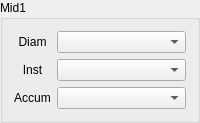
         <widget class="QGroupBox" name="gBox_mid1">
          <property name="title">
           <string>Mid1</string>
          </property>
          <layout class="QGridLayout" name="gridLayout_3">
           <item row="0" column="0">
            <widget class="QLabel" name="label_14">
             <property name="text">
              <string>&lt;html&gt;&lt;head/&gt;&lt;body&gt;&lt;p align=&quot;center&quot;&gt;Diam&lt;/p&gt;&lt;/body&gt;&lt;/html&gt;</string>
             </property>
            </widget>
           </item>
           <item row="0" column="1">
            <widget class="QComboBox" name="comboBox_diam_2">
             <item>
              <property name="text">
               <string/>
              </property>
             </item>
             <item>
              <property name="text">
               <string>DN3</string>
              </property>
             </item>
             <item>
              <property name="text">
               <string>DN10</string>
              </property>
             </item>
             <item>
              <property name="text">
               <string>DN25</string>
              </property>
             </item>
             <item>
              <property name="text">
               <string>DN50</string>
              </property>
             </item>
            </widget>
           </item>
           <item row="1" column="0">
            <widget class="QLabel" name="label_15">
             <property name="text">
              <string>&lt;html&gt;&lt;head/&gt;&lt;body&gt;&lt;p align=&quot;center&quot;&gt;Inst&lt;/p&gt;&lt;/body&gt;&lt;/html&gt;</string>
             </property>
            </widget>
           </item>
           <item row="1" column="1">
            <widget class="QComboBox" name="cBox_instroute_2">
             <property name="sizePolicy">
              <sizepolicy hsizetype="Expanding" vsizetype="Fixed">
               <horstretch>0</horstretch>
               <verstretch>0</verstretch>
              </sizepolicy>
             </property>
             <property name="font">
              <font>
               <weight>50</weight>
               <italic>false</italic>
               <bold>false</bold>
               <kerning>false</kerning>
              </font>
             </property>
             <property name="acceptDrops">
              <bool>false</bool>
             </property>
             <property name="layoutDirection">
              <enum>Qt::LeftToRight</enum>
             </property>
             <property name="autoFillBackground">
              <bool>false</bool>
             </property>
             <property name="frame">
              <bool>true</bool>
             </property>
             <item>
              <property name="text">
               <string/>
              </property>
              <property name="icon">
               <iconset>
                <normaloff>C:/Users/Administrator/none.ico</normaloff>C:/Users/Administrator/none.ico</iconset>
              </property>
             </item>
             <item>
              <property name="text">
               <string>       0</string>
              </property>
             </item>
             <item>
              <property name="text">
               <string>       1</string>
              </property>
             </item>
             <item>
              <property name="text">
               <string>       2</string>
              </property>
             </item>
             <item>
              <property name="text">
               <string>       3</string>
              </property>
             </item>
             <item>
              <property name="text">
               <string>       4</string>
              </property>
             </item>
             <item>
              <property name="text">
               <string>       5</string>
              </property>
             </item>
             <item>
              <property name="text">
               <string>       6</string>
              </property>
             </item>
             <item>
              <property name="text">
               <string>       7</string>
              </property>
             </item>
             <item>
              <property name="text">
               <string>       8</string>
              </property>
             </item>
             <item>
              <property name="text">
               <string>       9</string>
              </property>
             </item>
             <item>
              <property name="text">
               <string>       10</string>
              </property>
             </item>
             <item>
              <property name="text">
               <string>       11</string>
              </property>
             </item>
            </widget>
           </item>
           <item row="2" column="0">
            <widget class="QLabel" name="label_16">
             <property name="text">
              <string>&lt;html&gt;&lt;head/&gt;&lt;body&gt;&lt;p align=&quot;center&quot;&gt;Accum&lt;/p&gt;&lt;/body&gt;&lt;/html&gt;</string>
             </property>
            </widget>
           </item>
           <item row="2" column="1">
            <widget class="QComboBox" name="cBox_accumroute_2">
             <property name="sizePolicy">
              <sizepolicy hsizetype="Expanding" vsizetype="Fixed">
               <horstretch>0</horstretch>
               <verstretch>0</verstretch>
              </sizepolicy>
             </property>
             <property name="font">
              <font>
               <weight>50</weight>
               <italic>false</italic>
               <bold>false</bold>
               <kerning>false</kerning>
              </font>
             </property>
             <property name="acceptDrops">
              <bool>false</bool>
             </property>
             <property name="layoutDirection">
              <enum>Qt::LeftToRight</enum>
             </property>
             <property name="autoFillBackground">
              <bool>false</bool>
             </property>
             <property name="frame">
              <bool>true</bool>
             </property>
             <item>
              <property name="text">
               <string/>
              </property>
              <property name="icon">
               <iconset>
                <normaloff>C:/Users/Administrator/none.ico</normaloff>C:/Users/Administrator/none.ico</iconset>
              </property>
             </item>
             <item>
              <property name="text">
               <string>       0</string>
              </property>
             </item>
             <item>
              <property name="text">
               <string>       1</string>
              </property>
             </item>
             <item>
              <property name="text">
               <string>       2</string>
              </property>
             </item>
             <item>
              <property name="text">
               <string>       3</string>
              </property>
             </item>
             <item>
              <property name="text">
               <string>       4</string>
              </property>
             </item>
             <item>
              <property name="text">
               <string>       5</string>
              </property>
             </item>
             <item>
              <property name="text">
               <string>       6</string>
              </property>
             </item>
             <item>
              <property name="text">
               <string>       7</string>
              </property>
             </item>
             <item>
              <property name="text">
               <string>       8</string>
              </property>
             </item>
             <item>
              <property name="text">
               <string>       9</string>
              </property>
             </item>
             <item>
              <property name="text">
               <string>       10</string>
              </property>
             </item>
             <item>
              <property name="text">
               <string>       11</string>
              </property>
             </item>
             <item>
              <property name="text">
               <string>       12</string>
              </property>
             </item>
             <item>
              <property name="text">
               <string>       13</string>
              </property>
             </item>
             <item>
              <property name="text">
               <string>       14</string>
              </property>
             </item>
             <item>
              <property name="text">
               <string>       15</string>
              </property>
             </item>
            </widget>
           </item>
          </layout>
         </widget>
